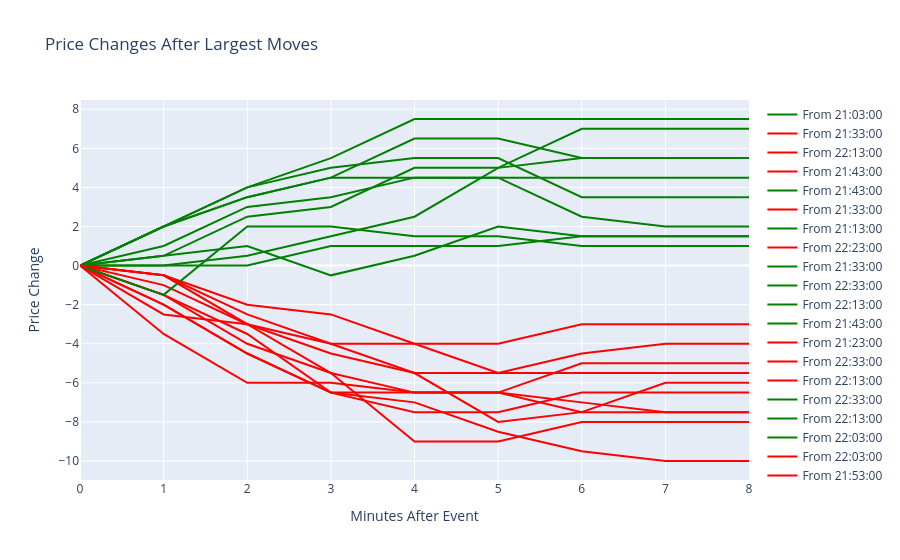

Source (notebook cell):
### Code cell
import plotly.express as px
import plotly.graph_objects as go
import pandas as pd

alpha = market_grids['alpha']
diffs = alpha['last_trade_price'] - alpha['last_trade_price'].shift(1)
WINDOW_SIZE = 8

# Get top 20 largest price changes, dropping any duplicates
top_diffs = diffs.abs().sort_values(ascending=False).head(20)
top_timestamps = top_diffs.index.drop_duplicates()

print("\nTimestamps of largest price changes:")
for timestamp in top_timestamps:
    print(timestamp)

# Create a figure to plot price changes after each top timestamp
fig = go.Figure()

# For each top timestamp, plot the next WINDOW_SIZE minutes of relative price changes
for timestamp in top_timestamps:
    window_end = timestamp + pd.Timedelta(minutes=WINDOW_SIZE)
    window = alpha[timestamp:window_end]
    
    # Skip if no data in window
    if len(window) == 0:
        continue
        
    # Calculate price changes relative to the price at the top timestamp
    ref_price = alpha.loc[timestamp, 'last_trade_price']
    price_changes = window['last_trade_price'] - ref_price
    
    # Create a time-normalized x-axis (minutes from start)
    minutes_from_start = [(t - timestamp).total_seconds()/60 for t in window.index]
    
    # Determine color based on if final price is higher or lower
    final_change = price_changes.iloc[-1] if len(price_changes) > 0 else 0
    line_color = 'green' if final_change > 0 else 'red'
    
    # Plot this window, ensuring unique name for each trace
    fig.add_trace(go.Scatter(
        x=minutes_from_start,
        y=price_changes.values,
        name=f'From {timestamp.strftime("%H:%M:%S")}',
        mode='lines',
        line=dict(color=line_color),
        showlegend=True
    ))

fig.update_layout(
    title='Price Changes After Largest Moves',
    xaxis_title='Minutes After Event',
    yaxis_title='Price Change',
    showlegend=True
)

fig.update_xaxes(range=[0, WINDOW_SIZE])
fig.show()

### Figure 1 — Plotly figure (JSON) as saved in the notebook; plotly's stock layout.template omitted (floating-point values rounded to 4 significant figures)
{"data": [{"line": {"color": "green"}, "mode": "lines", "name": "From 21:03:00", "showlegend": true, "type": "scatter", "x": [0, 1, 2, 3, 4, 5, 6, 7, 8], "y": [0.0, 0.0, 0.0, 1.0, 1.0, 1.0, 1.5, 1.5, 1.5]}, {"line": {"color": "red"}, "mode": "lines", "name": "From 21:33:00", "showlegend": true, "type": "scatter", "x": [0, 1, 2, 3, 4, 5, 6, 7, 8], "y": [0.0, -1.5, -3.5, -6.5, -7.0, -8.5, -9.5, -10.0, -10.0]}, {"line": {"color": "red"}, "mode": "lines", "name": "From 22:13:00", "showlegend": true, "type": "scatter", "x": [0, 1, 2, 3, 4, 5, 6, 7, 8], "y": [0.0, -2.0, -4.5, -6.5, -6.5, -6.5, -7.0, -7.5, -7.5]}, {"line": {"color": "red"}, "mode": "lines", "name": "From 21:43:00", "showlegend": true, "type": "scatter", "x": [0, 1, 2, 3, 4, 5, 6, 7, 8], "y": [0.0, -3.5, -6.0, -6.0, -6.5, -6.5, -7.5, -7.5, -7.5]}, {"line": {"color": "green"}, "mode": "lines", "name": "From 21:43:00", "showlegend": true, "type": "scatter", "x": [0, 1, 2, 3, 4, 5, 6, 7, 8], "y": [0.0, 2.0, 4.0, 5.5, 7.5, 7.5, 7.5, 7.5, 7.5]}, {"line": {"color": "red"}, "mode": "lines", "name": "From 21:33:00", "showlegend": true, "type": "scatter", "x": [0, 1, 2, 3, 4, 5, 6, 7, 8], "y": [0.0, -0.5, -2.0, -2.5, -4.0, -5.5, -4.5, -4.0, -4.0]}, {"line": {"color": "green"}, "mode": "lines", "name": "From 21:13:00", "showlegend": true, "type": "scatter", "x": [0, 1, 2, 3, 4, 5, 6, 7, 8], "y": [0.0, 2.0, 3.5, 4.5, 6.5, 6.5, 5.5, 5.5, 5.5]}, {"line": {"color": "red"}, "mode": "lines", "name": "From 22:23:00", "showlegend": true, "type": "scatter", "x": [0, 1, 2, 3, 4, 5, 6, 7, 8], "y": [0.0, -1.0, -3.0, -4.5, -5.5, -8.0, -7.5, -6.0, -6.0]}, {"line": {"color": "green"}, "mode": "lines", "name": "From 21:33:00", "showlegend": true, "type": "scatter", "x": [0, 1, 2, 3, 4, 5, 6, 7, 8], "y": [0.0, 0.5, 2.5, 3.0, 5.0, 5.0, 7.0, 7.0, 7.0]}, {"line": {"color": "green"}, "mode": "lines", "name": "From 22:33:00", "showlegend": true, "type": "scatter", "x": [0, 1, 2, 3, 4, 5, 6, 7, 8], "y": [0.0, 2.0, 4.0, 5.0, 5.5, 5.5, 3.5, 3.5, 3.5]}, {"line": {"color": "green"}, "mode": "lines", "name": "From 22:13:00", "showlegend": true, "type": "scatter", "x": [0, 1, 2, 3, 4, 5, 6, 7, 8], "y": [0.0, 0.0, 0.5, 1.5, 2.5, 5.0, 5.5, 5.5, 5.5]}, {"line": {"color": "green"}, "mode": "lines", "name": "From 21:43:00", "showlegend": true, "type": "scatter", "x": [0, 1, 2, 3, 4, 5, 6, 7, 8], "y": [0.0, 1.0, 3.0, 3.5, 4.5, 4.5, 2.5, 2.0, 2.0]}, {"line": {"color": "red"}, "mode": "lines", "name": "From 21:23:00", "showlegend": true, "type": "scatter", "x": [0, 1, 2, 3, 4, 5, 6, 7, 8], "y": [0.0, -1.5, -4.0, -5.5, -6.5, -6.5, -5.0, -5.0, -5.0]}, {"line": {"color": "red"}, "mode": "lines", "name": "From 22:33:00", "showlegend": true, "type": "scatter", "x": [0, 1, 2, 3, 4, 5, 6, 7, 8], "y": [0.0, -2.5, -3.0, -5.5, -9.0, -9.0, -8.0, -8.0, -8.0]}, {"line": {"color": "red"}, "mode": "lines", "name": "From 22:13:00", "showlegend": true, "type": "scatter", "x": [0, 1, 2, 3, 4, 5, 6, 7, 8], "y": [0.0, -2.0, -4.5, -6.5, -7.5, -7.5, -6.5, -6.5, -6.5]}, {"line": {"color": "green"}, "mode": "lines", "name": "From 22:33:00", "showlegend": true, "type": "scatter", "x": [0, 1, 2, 3, 4, 5, 6, 7, 8], "y": [0.0, -1.5, 2.0, 2.0, 1.5, 1.5, 1.0, 1.0, 1.0]}, {"line": {"color": "green"}, "mode": "lines", "name": "From 22:13:00", "showlegend": true, "type": "scatter", "x": [0, 1, 2, 3, 4, 5, 6, 7, 8], "y": [0.0, 0.5, 1.0, -0.5, 0.5, 2.0, 1.5, 1.5, 1.5]}, {"line": {"color": "green"}, "mode": "lines", "name": "From 22:03:00", "showlegend": true, "type": "scatter", "x": [0, 1, 2, 3, 4, 5, 6, 7, 8], "y": [0.0, 2.0, 3.5, 4.5, 4.5, 4.5, 4.5, 4.5, 4.5]}, {"line": {"color": "red"}, "mode": "lines", "name": "From 22:03:00", "showlegend": true, "type": "scatter", "x": [0, 1, 2, 3, 4, 5, 6, 7, 8], "y": [0.0, -0.5, -3.0, -4.0, -5.5, -5.5, -5.5, -5.5, -5.5]}, {"line": {"color": "red"}, "mode": "lines", "name": "From 21:53:00", "showlegend": true, "type": "scatter", "x": [0, 1, 2, 3, 4, 5, 6, 7, 8], "y": [0.0, -0.5, -2.5, -4.0, -4.0, -4.0, -3.0, -3.0, -3.0]}], "layout": {"showlegend": true, "title": {"text": "Price Changes After Largest Moves"}, "xaxis": {"range": [0, 8], "title": {"text": "Minutes After Event"}}, "yaxis": {"title": {"text": "Price Change"}}}}
